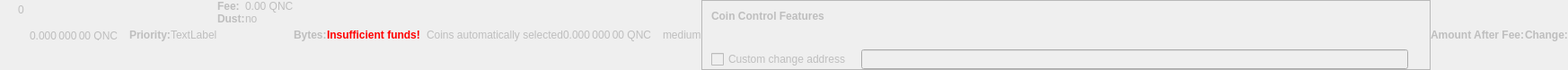
    <widget class="QWidget" name="dummyHideWidget" native="true">
     <property name="enabled">
      <bool>false</bool>
     </property>
     <property name="maximumSize">
      <size>
       <width>100</width>
       <height>22</height>
      </size>
     </property>
     <layout class="QHBoxLayout" name="dummyHideLayout">
      <property name="spacing">
       <number>0</number>
      </property>
      <property name="margin">
       <number>0</number>
      </property>
      <item>
       <layout class="QFormLayout" name="formLayoutCoinControl1">
        <property name="horizontalSpacing">
         <number>10</number>
        </property>
        <property name="verticalSpacing">
         <number>14</number>
        </property>
        <property name="leftMargin">
         <number>10</number>
        </property>
        <property name="topMargin">
         <number>4</number>
        </property>
        <property name="rightMargin">
         <number>6</number>
        </property>
        <item row="0" column="1">
         <widget class="QLabel" name="labelCoinControlBytes">
          <property name="cursor">
           <cursorShape>IBeamCursor</cursorShape>
          </property>
          <property name="contextMenuPolicy">
           <enum>Qt::ActionsContextMenu</enum>
          </property>
          <property name="text">
           <string notr="true">0</string>
          </property>
          <property name="textInteractionFlags">
           <set>Qt::LinksAccessibleByMouse|Qt::TextSelectableByKeyboard|Qt::TextSelectableByMouse</set>
          </property>
         </widget>
        </item>
       </layout>
      </item>
      <item>
       <widget class="QLabel" name="labelCoinControlAfterFee">
        <property name="enabled">
         <bool>false</bool>
        </property>
        <property name="sizePolicy">
         <sizepolicy hsizetype="Fixed" vsizetype="Fixed">
          <horstretch>0</horstretch>
          <verstretch>0</verstretch>
         </sizepolicy>
        </property>
        <property name="minimumSize">
         <size>
          <width>111</width>
          <height>12</height>
         </size>
        </property>
        <property name="maximumSize">
         <size>
          <width>111</width>
          <height>12</height>
         </size>
        </property>
        <property name="cursor">
         <cursorShape>IBeamCursor</cursorShape>
        </property>
        <property name="contextMenuPolicy">
         <enum>Qt::ActionsContextMenu</enum>
        </property>
        <property name="text">
         <string notr="true">0.000 000 00 QNC</string>
        </property>
        <property name="textInteractionFlags">
         <set>Qt::LinksAccessibleByMouse|Qt::TextSelectableByKeyboard|Qt::TextSelectableByMouse</set>
        </property>
       </widget>
      </item>
      <item>
       <widget class="QLabel" name="labelCoinControlPriorityText">
        <property name="enabled">
         <bool>false</bool>
        </property>
        <property name="font">
         <font>
          <weight>75</weight>
          <bold>true</bold>
         </font>
        </property>
        <property name="text">
         <string>Priority:</string>
        </property>
       </widget>
      </item>
      <item>
       <layout class="QHBoxLayout" name="horizontalLayout">
        <item>
         <widget class="QLabel" name="WarningLabel">
          <property name="text">
           <string>TextLabel</string>
          </property>
         </widget>
        </item>
       </layout>
      </item>
      <item>
       <layout class="QFormLayout" name="formLayoutCoinControl3">
        <property name="horizontalSpacing">
         <number>0</number>
        </property>
        <property name="verticalSpacing">
         <number>0</number>
        </property>
        <property name="leftMargin">
         <number>0</number>
        </property>
        <property name="topMargin">
         <number>0</number>
        </property>
        <property name="rightMargin">
         <number>0</number>
        </property>
        <item row="0" column="0">
         <widget class="QLabel" name="labelCoinControlFeeText">
          <property name="enabled">
           <bool>false</bool>
          </property>
          <property name="font">
           <font>
            <weight>75</weight>
            <bold>true</bold>
           </font>
          </property>
          <property name="text">
           <string>Fee:</string>
          </property>
          <property name="margin">
           <number>0</number>
          </property>
         </widget>
        </item>
        <item row="0" column="1">
         <widget class="QLabel" name="labelCoinControlFee">
          <property name="enabled">
           <bool>false</bool>
          </property>
          <property name="cursor">
           <cursorShape>IBeamCursor</cursorShape>
          </property>
          <property name="contextMenuPolicy">
           <enum>Qt::ActionsContextMenu</enum>
          </property>
          <property name="text">
           <string notr="true">0.00 QNC</string>
          </property>
          <property name="textInteractionFlags">
           <set>Qt::LinksAccessibleByMouse|Qt::TextSelectableByKeyboard|Qt::TextSelectableByMouse</set>
          </property>
         </widget>
        </item>
        <item row="1" column="0">
         <widget class="QLabel" name="labelCoinControlLowOutputText">
          <property name="enabled">
           <bool>false</bool>
          </property>
          <property name="font">
           <font>
            <weight>75</weight>
            <bold>true</bold>
           </font>
          </property>
          <property name="text">
           <string>Dust:</string>
          </property>
         </widget>
        </item>
        <item row="1" column="1">
         <widget class="QLabel" name="labelCoinControlLowOutput">
          <property name="enabled">
           <bool>false</bool>
          </property>
          <property name="cursor">
           <cursorShape>IBeamCursor</cursorShape>
          </property>
          <property name="contextMenuPolicy">
           <enum>Qt::ActionsContextMenu</enum>
          </property>
          <property name="text">
           <string>no</string>
          </property>
          <property name="textInteractionFlags">
           <set>Qt::LinksAccessibleByMouse|Qt::TextSelectableByKeyboard|Qt::TextSelectableByMouse</set>
          </property>
         </widget>
        </item>
       </layout>
      </item>
      <item>
       <widget class="QLabel" name="labelCoinControlBytesText">
        <property name="enabled">
         <bool>false</bool>
        </property>
        <property name="font">
         <font>
          <weight>75</weight>
          <bold>true</bold>
         </font>
        </property>
        <property name="text">
         <string>Bytes:</string>
        </property>
       </widget>
      </item>
      <item>
       <layout class="QFormLayout" name="formLayoutCoinControl2">
        <property name="horizontalSpacing">
         <number>0</number>
        </property>
        <property name="verticalSpacing">
         <number>0</number>
        </property>
        <property name="leftMargin">
         <number>0</number>
        </property>
        <property name="topMargin">
         <number>0</number>
        </property>
        <property name="rightMargin">
         <number>0</number>
        </property>
       </layout>
      </item>
      <item>
       <layout class="QHBoxLayout" name="horizontalLayoutCoinControl2">
        <property name="spacing">
         <number>0</number>
        </property>
        <property name="bottomMargin">
         <number>0</number>
        </property>
       </layout>
      </item>
      <item>
       <widget class="QLabel" name="labelCoinControlInsuffFunds">
        <property name="enabled">
         <bool>false</bool>
        </property>
        <property name="minimumSize">
         <size>
          <width>0</width>
          <height>0</height>
         </size>
        </property>
        <property name="font">
         <font>
          <weight>75</weight>
          <bold>true</bold>
         </font>
        </property>
        <property name="styleSheet">
         <string notr="true">color:red;font-weight:bold;</string>
        </property>
        <property name="text">
         <string>Insufficient funds!</string>
        </property>
        <property name="margin">
         <number>5</number>
        </property>
       </widget>
      </item>
      <item>
       <layout class="QFormLayout" name="formLayoutCoinControl4">
        <property name="horizontalSpacing">
         <number>0</number>
        </property>
        <property name="verticalSpacing">
         <number>0</number>
        </property>
        <property name="leftMargin">
         <number>0</number>
        </property>
        <property name="topMargin">
         <number>0</number>
        </property>
        <property name="rightMargin">
         <number>0</number>
        </property>
       </layout>
      </item>
      <item>
       <widget class="QLabel" name="labelCoinControlChangeLabel">
        <property name="enabled">
         <bool>false</bool>
        </property>
        <property name="sizePolicy">
         <sizepolicy hsizetype="Preferred" vsizetype="Expanding">
          <horstretch>0</horstretch>
          <verstretch>0</verstretch>
         </sizepolicy>
        </property>
        <property name="minimumSize">
         <size>
          <width>0</width>
          <height>0</height>
         </size>
        </property>
        <property name="text">
         <string/>
        </property>
        <property name="margin">
         <number>3</number>
        </property>
       </widget>
      </item>
      <item>
       <widget class="QLabel" name="labelCoinControlAutomaticallySelected">
        <property name="enabled">
         <bool>false</bool>
        </property>
        <property name="sizePolicy">
         <sizepolicy hsizetype="Fixed" vsizetype="Fixed">
          <horstretch>0</horstretch>
          <verstretch>0</verstretch>
         </sizepolicy>
        </property>
        <property name="minimumSize">
         <size>
          <width>0</width>
          <height>0</height>
         </size>
        </property>
        <property name="maximumSize">
         <size>
          <width>240</width>
          <height>16777215</height>
         </size>
        </property>
        <property name="text">
         <string>Coins automatically selected</string>
        </property>
        <property name="margin">
         <number>5</number>
        </property>
       </widget>
      </item>
      <item>
       <widget class="QLabel" name="labelCoinControlChange">
        <property name="enabled">
         <bool>false</bool>
        </property>
        <property name="sizePolicy">
         <sizepolicy hsizetype="Fixed" vsizetype="Fixed">
          <horstretch>0</horstretch>
          <verstretch>0</verstretch>
         </sizepolicy>
        </property>
        <property name="minimumSize">
         <size>
          <width>111</width>
          <height>0</height>
         </size>
        </property>
        <property name="maximumSize">
         <size>
          <width>111</width>
          <height>16777215</height>
         </size>
        </property>
        <property name="cursor">
         <cursorShape>IBeamCursor</cursorShape>
        </property>
        <property name="contextMenuPolicy">
         <enum>Qt::ActionsContextMenu</enum>
        </property>
        <property name="text">
         <string notr="true">0.000 000 00 QNC</string>
        </property>
        <property name="textInteractionFlags">
         <set>Qt::LinksAccessibleByMouse|Qt::TextSelectableByKeyboard|Qt::TextSelectableByMouse</set>
        </property>
       </widget>
      </item>
      <item>
       <widget class="QLabel" name="labelCoinControlPriority">
        <property name="enabled">
         <bool>false</bool>
        </property>
        <property name="cursor">
         <cursorShape>IBeamCursor</cursorShape>
        </property>
        <property name="contextMenuPolicy">
         <enum>Qt::ActionsContextMenu</enum>
        </property>
        <property name="text">
         <string>medium</string>
        </property>
        <property name="textInteractionFlags">
         <set>Qt::LinksAccessibleByMouse|Qt::TextSelectableByKeyboard|Qt::TextSelectableByMouse</set>
        </property>
       </widget>
      </item>
      <item>
       <widget class="QFrame" name="frameCoinControl">
        <property name="sizePolicy">
         <sizepolicy hsizetype="Expanding" vsizetype="Expanding">
          <horstretch>0</horstretch>
          <verstretch>0</verstretch>
         </sizepolicy>
        </property>
        <property name="maximumSize">
         <size>
          <width>16777215</width>
          <height>16777215</height>
         </size>
        </property>
        <property name="frameShape">
         <enum>QFrame::StyledPanel</enum>
        </property>
        <property name="frameShadow">
         <enum>QFrame::Sunken</enum>
        </property>
        <layout class="QVBoxLayout" name="verticalLayoutCoinControl2_2">
         <property name="spacing">
          <number>0</number>
         </property>
         <property name="margin">
          <number>0</number>
         </property>
         <item>
          <layout class="QVBoxLayout" name="verticalLayoutCoinControl" stretch="0,0,0,1">
           <property name="spacing">
            <number>0</number>
           </property>
           <property name="leftMargin">
            <number>10</number>
           </property>
           <property name="topMargin">
            <number>10</number>
           </property>
           <item>
            <layout class="QHBoxLayout" name="horizontalLayoutCoinControl1">
             <property name="bottomMargin">
              <number>15</number>
             </property>
             <item>
              <widget class="QLabel" name="labelCoinControlFeatures">
               <property name="enabled">
                <bool>false</bool>
               </property>
               <property name="sizePolicy">
                <sizepolicy hsizetype="Preferred" vsizetype="Maximum">
                 <horstretch>0</horstretch>
                 <verstretch>0</verstretch>
                </sizepolicy>
               </property>
               <property name="font">
                <font>
                 <weight>75</weight>
                 <bold>true</bold>
                </font>
               </property>
               <property name="styleSheet">
                <string notr="true">font-weight:bold;</string>
               </property>
               <property name="text">
                <string>Coin Control Features</string>
               </property>
              </widget>
             </item>
            </layout>
           </item>
           <item>
            <widget class="QWidget" name="widgetCoinControl" native="true">
             <property name="sizePolicy">
              <sizepolicy hsizetype="Preferred" vsizetype="Preferred">
               <horstretch>0</horstretch>
               <verstretch>0</verstretch>
              </sizepolicy>
             </property>
             <property name="minimumSize">
              <size>
               <width>0</width>
               <height>0</height>
              </size>
             </property>
             <property name="styleSheet">
              <string notr="true"/>
             </property>
             <layout class="QHBoxLayout" name="horizontalLayoutCoinControl5_2">
              <property name="margin">
               <number>0</number>
              </property>
              <item>
               <layout class="QHBoxLayout" name="horizontalLayoutCoinControl3">
                <property name="spacing">
                 <number>20</number>
                </property>
                <property name="topMargin">
                 <number>0</number>
                </property>
                <property name="bottomMargin">
                 <number>10</number>
                </property>
               </layout>
              </item>
             </layout>
            </widget>
           </item>
           <item>
            <layout class="QHBoxLayout" name="horizontalLayoutCoinControl4" stretch="0,0,0">
             <property name="spacing">
              <number>12</number>
             </property>
             <property name="sizeConstraint">
              <enum>QLayout::SetDefaultConstraint</enum>
             </property>
             <property name="topMargin">
              <number>5</number>
             </property>
             <property name="rightMargin">
              <number>5</number>
             </property>
             <item>
              <widget class="QCheckBox" name="checkBoxCoinControlChange">
               <property name="enabled">
                <bool>false</bool>
               </property>
               <property name="toolTip">
                <string>If this is activated, but the change address is empty or invalid, change will be sent to a newly generated address.</string>
               </property>
               <property name="text">
                <string>Custom change address</string>
               </property>
              </widget>
             </item>
             <item>
              <widget class="QValidatedLineEdit" name="lineEditCoinControlChange">
               <property name="enabled">
                <bool>false</bool>
               </property>
               <property name="sizePolicy">
                <sizepolicy hsizetype="Expanding" vsizetype="Fixed">
                 <horstretch>0</horstretch>
                 <verstretch>0</verstretch>
                </sizepolicy>
               </property>
              </widget>
             </item>
             <item>
              <widget class="QLabel" name="labelCoinControlChangeLabel_2">
               <property name="sizePolicy">
                <sizepolicy hsizetype="Preferred" vsizetype="Expanding">
                 <horstretch>0</horstretch>
                 <verstretch>0</verstretch>
                </sizepolicy>
               </property>
               <property name="minimumSize">
                <size>
                 <width>0</width>
                 <height>0</height>
                </size>
               </property>
               <property name="text">
                <string/>
               </property>
               <property name="margin">
                <number>3</number>
               </property>
              </widget>
             </item>
            </layout>
           </item>
           <item>
            <spacer name="verticalSpacerCoinControl">
             <property name="orientation">
              <enum>Qt::Vertical</enum>
             </property>
             <property name="sizeHint" stdset="0">
              <size>
               <width>800</width>
               <height>1</height>
              </size>
             </property>
            </spacer>
           </item>
          </layout>
         </item>
        </layout>
       </widget>
      </item>
      <item>
       <widget class="QLabel" name="labelCoinControlAfterFeeText">
        <property name="enabled">
         <bool>false</bool>
        </property>
        <property name="minimumSize">
         <size>
          <width>0</width>
          <height>0</height>
         </size>
        </property>
        <property name="maximumSize">
         <size>
          <width>16777215</width>
          <height>16777215</height>
         </size>
        </property>
        <property name="font">
         <font>
          <weight>75</weight>
          <bold>true</bold>
         </font>
        </property>
        <property name="text">
         <string>Amount After Fee:</string>
        </property>
        <property name="alignment">
         <set>Qt::AlignLeading|Qt::AlignLeft|Qt::AlignVCenter</set>
        </property>
        <property name="margin">
         <number>0</number>
        </property>
       </widget>
      </item>
      <item>
       <widget class="QLabel" name="labelCoinControlChangeText">
        <property name="enabled">
         <bool>false</bool>
        </property>
        <property name="sizePolicy">
         <sizepolicy hsizetype="Preferred" vsizetype="Preferred">
          <horstretch>0</horstretch>
          <verstretch>0</verstretch>
         </sizepolicy>
        </property>
        <property name="minimumSize">
         <size>
          <width>0</width>
          <height>0</height>
         </size>
        </property>
        <property name="maximumSize">
         <size>
          <width>16777215</width>
          <height>16777215</height>
         </size>
        </property>
        <property name="font">
         <font>
          <weight>75</weight>
          <bold>true</bold>
         </font>
        </property>
        <property name="text">
         <string>Change:</string>
        </property>
        <property name="alignment">
         <set>Qt::AlignLeading|Qt::AlignLeft|Qt::AlignVCenter</set>
        </property>
       </widget>
      </item>
     </layout>
    </widget>
